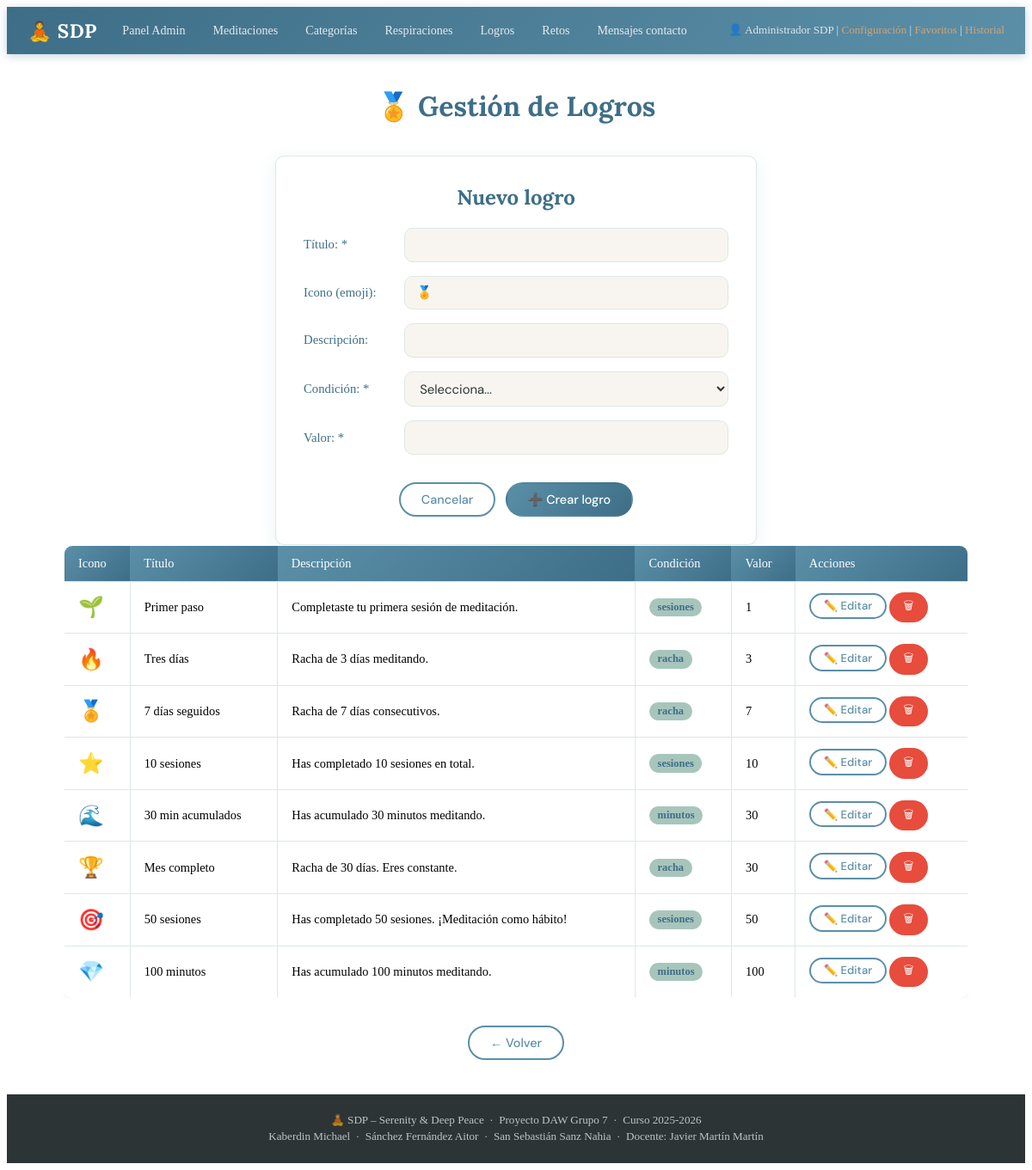
Page /controller/LogroController.php?action=listarAdmin (signed in) on the committed database.
### tables this page shows
CREATE TABLE IF NOT EXISTS logros (
    id_logro        INT AUTO_INCREMENT PRIMARY KEY,
    titulo          VARCHAR(120) NOT NULL,
    descripcion     TEXT,
    icono           VARCHAR(10) DEFAULT '🏅',
    condicion_tipo  ENUM('sesiones','minutos','racha') NOT NULL,
    condicion_valor SMALLINT UNSIGNED NOT NULL
);

### dao/SDPBD.php (called while the page is built, shortened)
<?php
class SDPBD {
    private static $conexion = null;
    private static function conexionBD() {
        $config = parse_ini_file(__DIR__ . "/../config/conf.ini");
        if (self::$conexion === null) {
            self::$conexion = new mysqli(
                $config['server'],
                $config['user'],
                $config['pasw'],
                $config['bd']
            );
        }
        self::$conexion->set_charset("utf8mb4");
        return self::$conexion;
    }
    public static function preparar($conexion, $consulta, ...$parametros) {
        $preparacion = $conexion->prepare($consulta);
        return $preparacion;
    }
    public static function consultaLectura($consulta, ...$parametros) {
        $conexion    = self::conexionBD();
        $preparacion = self::preparar($conexion, $consulta, ...$parametros);
        $preparacion->execute();
        $resultado = $preparacion->get_result();
        if ($resultado->num_rows > 0) {
            return $resultado->fetch_all(MYSQLI_ASSOC);
        }
        return null;
    }
}
?>

### dao/LogroDAO.php (called while the page is built, shortened)
<?php
require_once(__DIR__ . '/../dao/SDPBD.php');
require_once(__DIR__ . '/../model/LogroModel.php');
class LogroDAO {
    private static function filaAModelo($fila) {
        $l = new LogroModel();
        $l->setIdLogro($fila['id_logro']);
        $l->setTitulo($fila['titulo']);
        $l->setDescripcion($fila['descripcion'] ?? null);
        $l->setIcono($fila['icono'] ?? '🏅');
        $l->setCondicionTipo($fila['condicion_tipo']);
        $l->setCondicionValor($fila['condicion_valor']);
        return $l;
    }
    public static function listarTodos() {
        $resultado = SDPBD::consultaLectura("SELECT * FROM logros ORDER BY condicion_valor ASC");
        $lista = [];
        if ($resultado) {
            foreach ($resultado as $fila) {
                $lista[] = self::filaAModelo($fila);
            }
        }
        return $lista;
    }
}
?>

### model/LogroModel.php (called while the page is built, shortened)
<?php
class LogroModel {
    private $id_logro;
    private $titulo;
    private $descripcion;
    private $icono;
    private $condicion_tipo;
    private $condicion_valor;
    public function getIdLogro()         { return $this->id_logro; }
    public function setIdLogro($v)       { $this->id_logro = $v; }
    public function getTitulo()          { return $this->titulo; }
    public function setTitulo($v)        { $this->titulo = $v; }
    public function getDescripcion()     { return $this->descripcion; }
    public function setDescripcion($v)   { $this->descripcion = $v; }
    public function getIcono()           { return $this->icono; }
    public function setIcono($v)         { $this->icono = $v; }
    public function getCondicionTipo()   { return $this->condicion_tipo; }
    public function setCondicionTipo($v) { $this->condicion_tipo = $v; }
    public function getCondicionValor()  { return $this->condicion_valor; }
    public function setCondicionValor($v){ $this->condicion_valor = $v; }
}
?>

### view/admin/logrosAdminView.php (the view, shortened to what this page needs)
<?php include __DIR__ . '/../../view/statics/cabeceraView.php'; ?>
<main>
    <h1>🏅 Gestión de Logros</h1>
    <div class="panel-sesion">
        <h2 id="logro-form-titulo">Nuevo logro</h2>
        <form id="logroForm" method="POST" action="/<?php echo $projectName; ?>/controller/LogroController.php">
            <div class="formularios">
                <label for="logro-titulo-inp">Título: *</label>
                <input type="text" id="logro-titulo-inp" name="titulo" required>
                <label for="logro-icono">Icono (emoji):</label>
                <input type="text" id="logro-icono" name="icono" maxlength="10" placeholder="🏅">
                <label for="logro-desc">Descripción:</label>
                <input type="text" id="logro-desc" name="descripcion">
                <label for="logro-tipo">Condición: *</label>
                <select id="logro-tipo" name="condicion_tipo" required>
                    <option value="">Selecciona...</option>
                </select>
                <label for="logro-valor">Valor: *</label>
                <input type="number" id="logro-valor" name="condicion_valor" min="1" required>
            </div>
        </form>
        <div class="dashboardActions">
            <button type="button" class="botones" onclick="limpiarLogroForm()">Cancelar</button>
            <button type="submit" form="logroForm" class="botones botones-primario" id="logro-btn">➕ Crear logro</button>
        </div>
    </div>
    <div class="tabla-scroll">
        <table class="tabla">
            <thead>
                <tr><th>Icono</th><th>Título</th><th>Descripción</th><th>Condición</th><th>Valor</th><th>Acciones</th></tr>
            </thead>
            <tbody>
                <?php foreach ($logros as $l): ?>
                <tr>
                    <td style="font-size:1.5rem;"><?php echo htmlspecialchars($l->getIcono()); ?></td>
                    <td><?php echo htmlspecialchars($l->getTitulo()); ?></td>
                    <td><?php echo htmlspecialchars($l->getDescripcion() ?? ''); ?></td>
                    <td><span class="badge"><?php echo $l->getCondicionTipo(); ?></span></td>
                    <td><?php echo $l->getCondicionValor(); ?></td>
                    <td>
                        <button type="button" class="botones btn-sm"
                                onclick="editarLogro(<?php echo $l->getIdLogro(); ?>, '<?php echo addslashes($l->getTitulo()); ?>', '<?php echo addslashes($l->getIcono()); ?>', '<?php echo addslashes($l->getDescripcion() ?? ''); ?>', '<?php echo $l->getCondicionTipo(); ?>', <?php echo $l->getCondicionValor(); ?>)">
                            ✏️ Editar
                        </button>
                        <form method="POST" action="/<?php echo $projectName; ?>/controller/LogroController.php" style="display:inline;"
                              onsubmit="return confirm('¿Eliminar este logro?');">
                            <button type="submit" class="botones botones-peligro btn-sm">🗑</button>
                        </form>
                    </td>
                </tr>
                <?php endforeach; ?>
            </tbody>
        </table>
    </div>
    <div class="dashboardActions">
        <button class="botones" onclick="history.back()">← Volver</button>
    </div>
</main>
<?php include __DIR__ . '/../../view/statics/pieView.php'; ?>

### assets/css/styles.css (style rules this page uses)
:root { --primario: #5b8fa8; --primario-dk: #3e6e87; --secundario: #a8c5bc; --acento: #d4a373; --fondo: #f8f5f0; --fondo-card: #ffffff; --texto: #2d3436; --texto-muted: #7f8c8d; --borde: #dde8e5; --peligro: #e74c3c; --ok: #27ae60; --sombra: 0 4px 20px rgba(91, 143, 168, .12); --radio: 10px; }
*, *::before, *::after { box-sizing: border-box; }
h1, h2, h3, h4 { font-family: 'Lora', serif; color: var(--primario-dk); margin-top: 0; }
main { grid-area: main; padding: 2.5rem 1.5rem; display: flex; flex-direction: column; align-items: center; max-width: 1100px; margin: 0 auto; width: 100%; }
form { all: unset; width: 100%; display: flex; flex-direction: column; align-items: center; }
.formularios { display: grid; grid-template-columns: auto 1fr; gap: 1rem 2rem; align-items: center; width: 100%; max-width: 560px; }
.formularios label { justify-self: start; font-weight: 500; color: var(--primario-dk); font-size: .92rem; }
.formularios input, .formularios select, .formularios textarea { justify-self: stretch; padding: .55rem .85rem; border: 1.5px solid var(--borde); border-radius: var(--radio); font-size: .93rem; font-family: 'DM Sans', sans-serif; background: var(--fondo); color: var(--texto); transition: border-color .2s, box-shadow .2s; width: 100%; }
.botones { display: inline-block; padding: .55rem 1.5rem; background: var(--fondo-card); color: var(--primario); border: 2px solid var(--primario); border-radius: 25px; font-family: 'DM Sans', sans-serif; font-weight: 500; font-size: .9rem; cursor: pointer; margin-top: .5rem; text-decoration: none; transition: all .2s; }
.botones-primario { background: linear-gradient(135deg, var(--primario), var(--primario-dk)); color: #fff; border-color: transparent; }
.botones-peligro { background: var(--peligro); color: #fff; border-color: transparent; }
.btn-sm { padding: .3rem .9rem; font-size: .82rem; margin-top: 0; }
.dashboardActions { display: flex; flex-wrap: wrap; gap: .7rem; justify-content: center; margin-top: 1.5rem; width: 100%; }
.tabla-scroll { width: 100%; overflow-x: auto; }
.tabla { width: 100%; border-collapse: collapse; background: var(--fondo-card); border: 1px solid var(--borde); border-radius: var(--radio); overflow: hidden; box-shadow: var(--sombra); }
.tabla th, .tabla td { padding: .75rem 1rem; border: 1px solid var(--borde); text-align: left; font-size: .9rem; vertical-align: middle; }
.tabla th { background: linear-gradient(135deg, var(--primario), var(--primario-dk)); color: #fff; font-weight: 500; border: none; }
.badge { display: inline-block; padding: .2rem .6rem; border-radius: 20px; font-size: .78rem; font-weight: 600; background: var(--secundario); color: var(--primario-dk); }
.panel-sesion { background: var(--fondo-card); border: 1px solid var(--borde); border-radius: var(--radio); box-shadow: var(--sombra); padding: 2rem; width: 100%; max-width: 560px; margin-top: 1rem; display: flex; flex-direction: column; align-items: center; }

### rows in the picture
logros: icono "🌱", titulo "Primer paso", descripcion "Completaste tu primera sesión de meditación.", condicion_tipo "sesiones", condicion_valor "1"
logros: icono "🔥", titulo "Tres días", descripcion "Racha de 3 días meditando.", condicion_tipo "racha", condicion_valor "3"
logros: icono "🏅", titulo "7 días seguidos", descripcion "Racha de 7 días consecutivos.", condicion_tipo "racha", condicion_valor "7"
logros: icono "⭐", titulo "10 sesiones", descripcion "Has completado 10 sesiones en total.", condicion_tipo "sesiones", condicion_valor "10"
logros: icono "🌊", titulo "30 min acumulados", descripcion "Has acumulado 30 minutos meditando.", condicion_tipo "minutos", condicion_valor "30"
logros: icono "🏆", titulo "Mes completo", descripcion "Racha de 30 días. Eres constante.", condicion_tipo "racha", condicion_valor "30"
logros: icono "🎯", titulo "50 sesiones", descripcion "Has completado 50 sesiones. ¡Meditación como hábito!", condicion_tipo "sesiones", condicion_valor "50"
logros: icono "💎", titulo "100 minutos", descripcion "Has acumulado 100 minutos meditando.", condicion_tipo "minutos", condicion_valor "100"

### other values in the picture
$_SESSION['nombre_completo'] "Administrador SDP"
